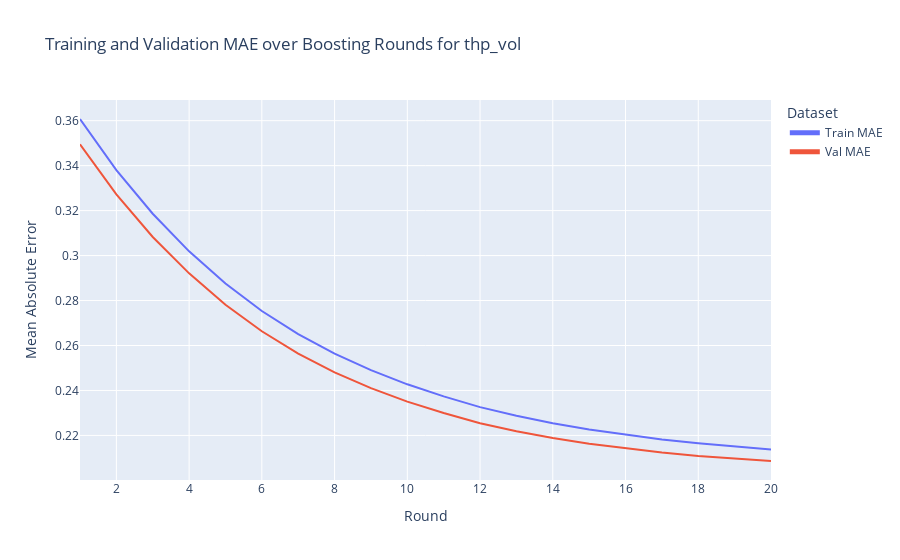
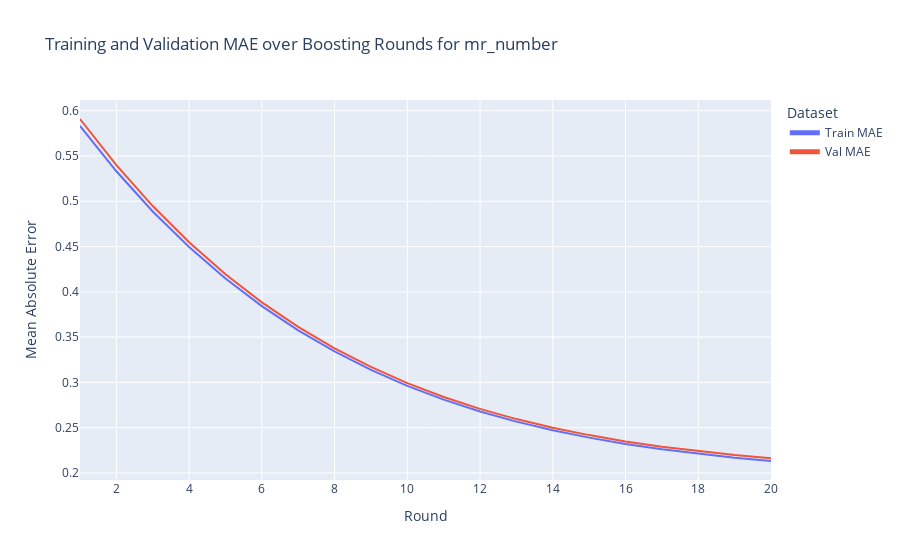

Write notebook code for charts like these, in order.
### Markdown cell above
## Evaluation and Logging

### Code cell
# %%
# Iterate through each model in models
for target, target_model in models.items():
    print(f"Processing target: {target}")

    # Predict
    train_preds = target_model.predict(X_train)
    val_preds = target_model.predict(X_val)

    # Compute MAE values
    train_mae = mean_absolute_error(y_train[target], train_preds)
    val_mae = mean_absolute_error(y_val[target], val_preds)

    # Log the best score to wandb
    # XGBoost does not have best_iteration attribute in scikit-learn API
    evals_result = target_model.evals_result()
    best_iteration = len(evals_result['validation_0']['mae'])  # Last iteration
    best_val_mae = evals_result['validation_1']['mae'][-1]
    best_train_mae = evals_result['validation_0']['mae'][-1]

    wandb.log({
        f'{target}_best_val_mae': best_val_mae,
        f'{target}_best_round': best_iteration,
        f'{target}_best_train_mae': best_train_mae
    })

    # Convert evaluation results to a DataFrame
    eval_df = pl.DataFrame({
        'Round': list(range(1, len(evals_result['validation_0']['mae']) + 1)),
        'Train MAE': evals_result['validation_0']['mae'],
        'Val MAE': evals_result['validation_1']['mae']
    })

    # Log eval_df to wandb
    wandb.log({f'{target}_eval_df': wandb.Table(data=eval_df.to_pandas())})

    # Plot the results using Plotly
    fig = px.line(
        eval_df.to_pandas(),
        x='Round',
        y=['Train MAE', 'Val MAE'],
        labels={'value': 'Mean Absolute Error'},
        title=f'Training and Validation MAE over Boosting Rounds for {target}'
    )

    fig.update_layout(
        legend=dict(
            title='Dataset',
            itemsizing='constant'
        )
    )

    # Log the plot to wandb
    wandb.log({f"{target}_MAE_Plot": fig})

    # Optionally, display the plot
    fig.show()

    print(f"Best Val MAE for {target}: {best_val_mae}")
    print(f"Round: {best_iteration}")

### Figure 1 — Plotly figure (JSON) as saved in the notebook; plotly's stock layout.template omitted (floating-point values rounded to 4 significant figures)
{"data": [{"hovertemplate": "variable=Train MAE<br>Round=%{x}<br>Mean Absolute Error=%{y}<extra></extra>", "legendgroup": "Train MAE", "line": {"color": "#636efa", "dash": "solid"}, "marker": {"symbol": "circle"}, "mode": "lines", "name": "Train MAE", "orientation": "v", "showlegend": true, "type": "scatter", "x": [1, 2, 3, 4, 5, 6, 7, 8, 9, 10, 11, 12, 13, 14, 15, 16, 17, 18, 19, 20], "xaxis": "x", "y": [0.3607, 0.338, 0.3186, 0.3019, 0.2875, 0.2753, 0.2651, 0.2564, 0.249, 0.2427, 0.2374, 0.2326, 0.2288, 0.2255, 0.2226, 0.2203, 0.2182, 0.2165, 0.2151, 0.2137], "yaxis": "y"}, {"hovertemplate": "variable=Val MAE<br>Round=%{x}<br>Mean Absolute Error=%{y}<extra></extra>", "legendgroup": "Val MAE", "line": {"color": "#EF553B", "dash": "solid"}, "marker": {"symbol": "circle"}, "mode": "lines", "name": "Val MAE", "orientation": "v", "showlegend": true, "type": "scatter", "x": [1, 2, 3, 4, 5, 6, 7, 8, 9, 10, 11, 12, 13, 14, 15, 16, 17, 18, 19, 20], "xaxis": "x", "y": [0.3495, 0.3272, 0.3083, 0.2921, 0.2781, 0.2663, 0.2564, 0.248, 0.241, 0.235, 0.23, 0.2254, 0.2219, 0.2188, 0.2163, 0.2142, 0.2124, 0.2109, 0.2097, 0.2086], "yaxis": "y"}], "layout": {"legend": {"itemsizing": "constant", "title": {"text": "Dataset"}, "tracegroupgap": 0}, "title": {"text": "Training and Validation MAE over Boosting Rounds for thp_vol"}, "xaxis": {"anchor": "y", "domain": [0, 1], "title": {"text": "Round"}}, "yaxis": {"anchor": "x", "domain": [0, 1], "title": {"text": "Mean Absolute Error"}}}}

### Figure 2 — Plotly figure (JSON) as saved in the notebook; plotly's stock layout.template omitted (floating-point values rounded to 4 significant figures)
{"data": [{"hovertemplate": "variable=Train MAE<br>Round=%{x}<br>Mean Absolute Error=%{y}<extra></extra>", "legendgroup": "Train MAE", "line": {"color": "#636efa", "dash": "solid"}, "marker": {"symbol": "circle"}, "mode": "lines", "name": "Train MAE", "orientation": "v", "showlegend": true, "type": "scatter", "x": [1, 2, 3, 4, 5, 6, 7, 8, 9, 10, 11, 12, 13, 14, 15, 16, 17, 18, 19, 20], "xaxis": "x", "y": [0.5831, 0.5331, 0.4887, 0.4494, 0.4147, 0.3843, 0.3575, 0.3342, 0.3138, 0.2961, 0.281, 0.268, 0.2568, 0.2472, 0.2391, 0.2321, 0.2262, 0.2212, 0.217, 0.2133], "yaxis": "y"}, {"hovertemplate": "variable=Val MAE<br>Round=%{x}<br>Mean Absolute Error=%{y}<extra></extra>", "legendgroup": "Val MAE", "line": {"color": "#EF553B", "dash": "solid"}, "marker": {"symbol": "circle"}, "mode": "lines", "name": "Val MAE", "orientation": "v", "showlegend": true, "type": "scatter", "x": [1, 2, 3, 4, 5, 6, 7, 8, 9, 10, 11, 12, 13, 14, 15, 16, 17, 18, 19, 20], "xaxis": "x", "y": [0.5908, 0.5399, 0.4947, 0.4547, 0.4194, 0.3884, 0.3613, 0.3377, 0.3171, 0.2992, 0.2839, 0.2708, 0.2595, 0.25, 0.2418, 0.2349, 0.229, 0.2241, 0.2199, 0.2163], "yaxis": "y"}], "layout": {"legend": {"itemsizing": "constant", "title": {"text": "Dataset"}, "tracegroupgap": 0}, "title": {"text": "Training and Validation MAE over Boosting Rounds for mr_number"}, "xaxis": {"anchor": "y", "domain": [0, 1], "title": {"text": "Round"}}, "yaxis": {"anchor": "x", "domain": [0, 1], "title": {"text": "Mean Absolute Error"}}}}
